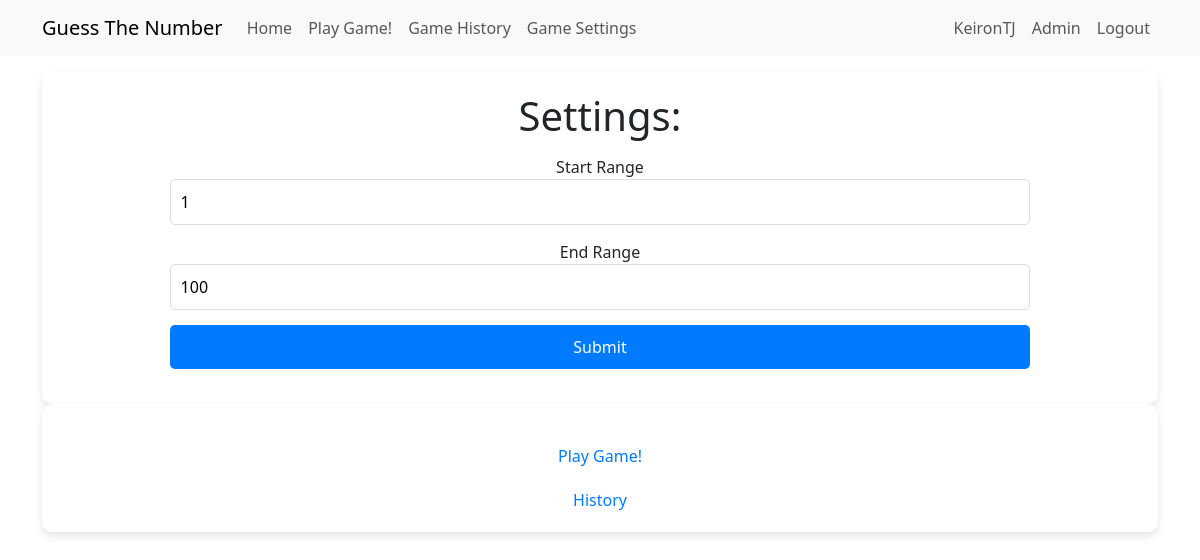
The page /guess_the_number_settings (signed in) on the database its author committed.
### app/models.py (models this page shows, shortened)
class User(UserMixin, db.Model):
    id = db.Column(Integer, primary_key=True)
    username = db.Column(String(64), index=True, unique=True)
    email = db.Column(String(120), index=True, unique=True)
    password_hash = db.Column(String(256))
    guesses = so.relationship('GuessTheNumberHistory', back_populates='user')
    guess_settings = so.relationship('GuessTheNumberSettings', back_populates='user')
    roles = so.relationship('Role', secondary='user_roles', back_populates='users')
    def is_admin(self):
        return 'admin' in [role.name for role in self.roles]

class GuessTheNumberSettings(db.Model):
    id = db.Column(Integer, primary_key=True)
    user_id = db.Column(Integer, db.ForeignKey('user.id'))
    start_range = db.Column(Integer, default=1)
    end_range = db.Column(Integer, default=100)
    user = so.relationship('User', back_populates='guess_settings')

### app/game/routes.py (the view, shortened to what this page needs)
@bp.route('/guess_the_number_settings', methods=['GET', 'POST'])
@login_required
def guess_the_number_settings():
    settingsform = UserSettingsForm()
    game_settings = GuessTheNumberSettings.query.filter_by(user_id=current_user.id).first()
    return render_template('game/guess_the_number_settings.html',
                           title='Guess the number settings',
                           settingsform=settingsform,
                           game_settings=game_settings)

### app/game/forms.py
class UserSettingsForm(FlaskForm):
    start_range = IntegerField('Start Range', validators=[DataRequired()])
    end_range = IntegerField('End Range', validators=[DataRequired()])
    submit_settings = SubmitField('Submit')

### app/models.py (called while the page is built)
@login.user_loader
def load_user(id):
    return db.session.get(User, int(id))

### app/templates/game/guess_the_number_settings.html (shortened to what this page needs)
{% extends "main/base.html" %}
{% block content %}
<div class="customdiv">
    <h1>Settings:</h1>
    <form class="customform" action="" method="post">
        <p class="customp">
            {{ settingsform.start_range.label }}<br>
            {{ settingsform.start_range(size=32, value=game_settings.start_range, class="custominput") }}<br>
        </p>
        <p class="customp">
            {{ settingsform.end_range.label }}<br>
            {{ settingsform.end_range(size=32, value=game_settings.end_range, class="custominput") }}<br>
        </p>
        <p class="customp">{{ settingsform.submit_settings(class="custombutton") }}</p>
    </form>
</div>
<div class="customdiv">
    <a class="customa" href="{{ url_for('game.guess_the_number') }}">Play Game!</a>
    <br>
    <a class="customa" href="{{ url_for('game.guess_the_number_history') }}">History</a>
</div>
{% endblock %}

### app/templates/main/base.html (shortened to what this page needs)
<!doctype html>
<html lang="en">
<head>
    <link href="https://cdn.jsdelivr.net/npm/bootstrap@5.3.2/dist/css/bootstrap.min.css"
          rel="stylesheet"
>
    <link rel="stylesheet" href="{{ url_for('static', filename='style.css') }}">
</head>
<body>
    <nav class="navbar navbar-expand-lg bg-body-tertiary">
        <div class="container">
            <a class="navbar-brand" href="{{ url_for('game.guess_the_number') }}">Guess The Number</a>
            <div class="collapse navbar-collapse" id="navbarSupportedContent">
                <ul class="navbar-nav me-auto mb-2 mb-lg-0">
                    <li class="nav-item">
                        <a class="nav-link" aria-current="page" href="{{ url_for('main.index') }}">Home</a>
                    </li>
                    <li class="nav-item">
                        <a class="nav-link" aria-current="page" href=" {{ url_for('game.guess_the_number')}}">Play Game!</a>
                    </li>
                    <li class="nav-item">
                        <a class="nav-link" aria-current="page" href=" {{ url_for('game.guess_the_number_history') }}">Game History</a>
                    </li>
                    <li class="nav-item">
                        <a class="nav-link" aria-current="page" href="{{ url_for('game.guess_the_number_settings') }}">Game Settings</a>
                    </li>
                </ul>
                <ul class="navbar-nav mb-2 mb-lg-0">
                    {% if current_user.is_anonymous %}
                        <li class="nav-item">
                            <a class="nav-link" aria-current="page" href="{{ url_for('auth.login') }}"">Login</a>
                        </li>
                    {% else %}
                        <li class="nav-item">
                            <a class="nav-link" aria-current="page" href="{{ url_for('main.index')}} ">{{ current_user.username }}</a>
                        </li>
                        {% if current_user.is_admin() %}
                            <li class="nav-item">
                                <a class="nav-link" aria-current="page" href="{{ url_for('admin.admin_home') }}">Admin</a>
                            </li>
                        {% endif %}
                        <li class="nav-item">
                            <a class="nav-link" aria-current="page" href="{{ url_for('auth.logout')}} ">Logout</a>
                        </li>
                    {% endif %}
                </ul>
            </div>
        </div>
    </nav>
    <div class="container mt-3">
        {% block content %}{% endblock %}
    </div>
</body>
</html>

### app/static/style.css (style rules this page uses)
.customdiv { background-color: white; padding: 20px; border-radius: 10px; box-shadow: 0 4px 8px rgba(0,0,0,0.1); text-align: center; }
.customform .customp, .customdiv .customp { margin: 15px 0; }
.custominput, .custombutton { padding: 10px; border-radius: 5px; border: 1px solid #ddd; width: 80%; }
.custombutton { background-color: #007bff; color: white; border: none; cursor: pointer; }
.customa { display: inline-block; margin-top: 20px; color: #007bff; text-decoration: none; }

### rows shown on the page
User: username "KeironTJ"
GuessTheNumberSettings: start_range "1", end_range "100"

### other values the page prints
{{ settingsform.start_range.label }} "Start Range"
{{ settingsform.end_range.label }} "End Range"
